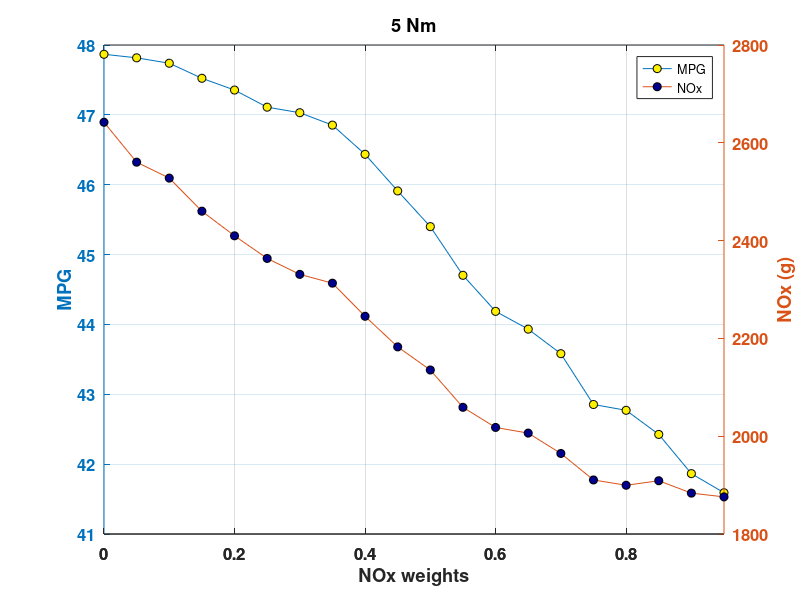
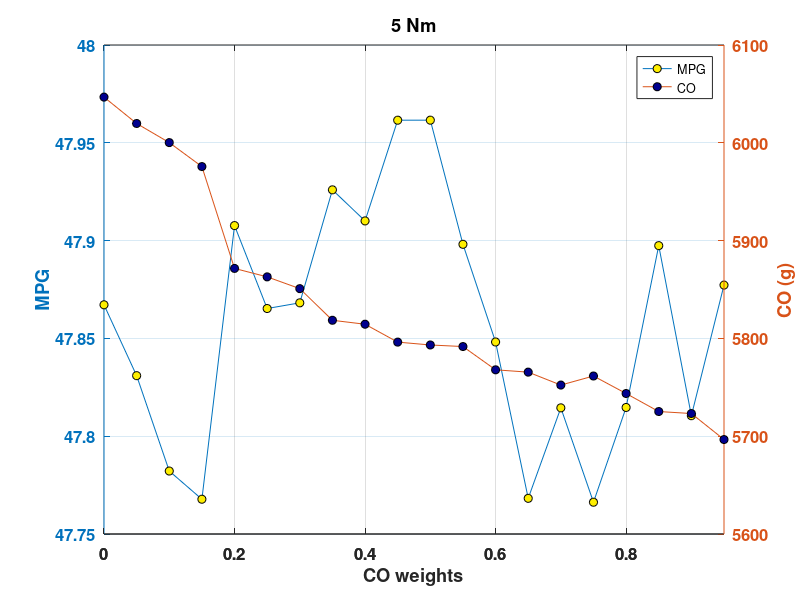
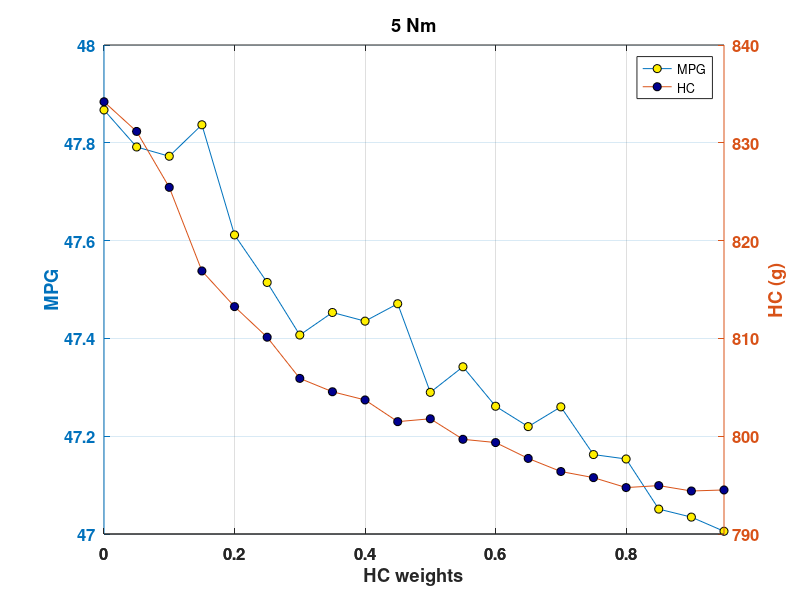
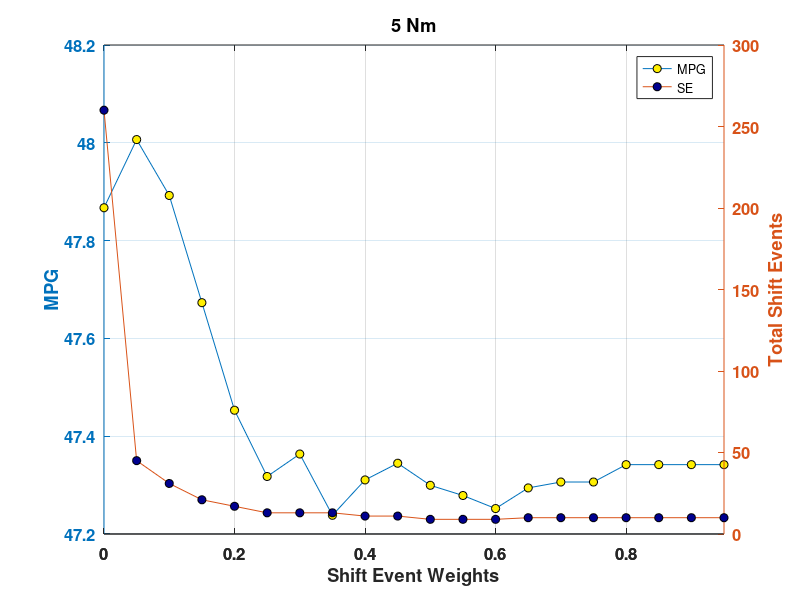

Write the MATLAB code that produced these figures, in order.
clear;
clf;
close all;
C = jet;
h = 14;
r=6;
t = 10;
q = 40;  % For colors
n = 4;
h = 9;
y = 12;
x = 1.25;

start = 3;
stop = 10;
for i = [start];
    if i == 1
        load SOC_grid_005_trq_20_NM_HWFET;
        c = '20 Nm';
    elseif i == 2
        load SOC_grid_005_trq_10_NM_HWFET;
        c = '10  Nm';
    elseif i == 3
        load SOC_grid_005_trq_5_NM_HWFET;
        c = '5 Nm';
    elseif i == 4
        load SOC_grid_005_trq_1_Nm_HWFET;
        c = '1 Nm';
    elseif i == 5
        load SOC_grid_005_trq_0_5_Nm_HWFET;
        c = '0.5 Nm';
    elseif i == 6
        load SOC_grid_005_interp;
        c = '0.005 lin. interp';
    elseif i == 7
        load SOC_grid_001_interp;
        c = '0.001 lin. interp.';
    elseif i == 8
        load SOC_grid_0005_interp;
        c = '0.0005 lin. interp.';
    elseif i == 9
        load SOC_grid_005_interp_cubic;
        c = '0.005 cubic interp.';
    elseif i == 10
        load SOC_grid_0005_interp_cubic;
        c = '0.0005 cubic. interp.';
    elseif i == 11
        load SOC_grid_005_interp_full_cyc;
        c = '0.005 line. interp FULL';
    elseif i == 12
        load SOC_grid_005_interp_full_cyc_smooth;
        c = '0.005 line. interp FULL Smoothed Data';
    else
        load SOC_grid_001_interp_full_cyc_smooth;
        c = '0.001 line. interp FULL Smoothed Data';
    end
    
    if i == start
        leg = {c};
        a = 1;
    else
        leg = {leg{1:a}, c};
        a = a+1;
    end
    
    figure(1)
    [AX,L1,L2] = plotyy(result.a1(1,:),result.mpg(1,:),result.a1(1,:),result.NOx(1,:));
    set(L1,'marker','o',...
        'LineWidth',0.5,...
        'MarkerEdgeColor','k',...
        'MarkerFaceColor',C(a+q,:),...
        'MarkerSize',r);
    set(L2,'marker','o',...
        'LineWidth',0.5,...
        'MarkerEdgeColor','k',...
        'MarkerFaceColor',C(a,:),...
        'MarkerSize',r);
    set(AX, 'fontsize', y,'fontweight','bold');
    ylabel({'MPG'}, 'parent', AX(1));
    ylabel('NOx (g)', 'parent', AX(2));grid
    xlabel('NOx weights')
    title(c);
    H = legend('MPG', 'NOx'); set(H,'fontsize', h)
    
    figure(2)
    [AX,L1,L2] = plotyy(result.a2(2,:),result.mpg(2,:),result.a2(2,:),result.CO(2,:));
    set(L1,'marker','o',...
        'LineWidth',0.5,...
        'MarkerEdgeColor','k',...
        'MarkerFaceColor',C(a+q,:),...
        'MarkerSize',r);
    set(L2,'marker','o',...
        'LineWidth',0.5,...
        'MarkerEdgeColor','k',...
        'MarkerFaceColor',C(a,:),...
        'MarkerSize',r);
    set(AX, 'fontsize', y,'fontweight','bold');
    ylabel({'MPG'}, 'parent', AX(1));
    ylabel('CO (g)', 'parent', AX(2));grid
    xlabel('CO weights')
    title(c);
    H = legend('MPG', 'CO'); set(H,'fontsize', h)
    
    figure(3)
    [AX,L1,L2] = plotyy(result.a3(3,:),result.mpg(3,:),result.a3(3,:),result.HC(3,:));
    set(L1,'marker','o',...
        'LineWidth',0.5,...
        'MarkerEdgeColor','k',...
        'MarkerFaceColor',C(a+q,:),...
        'MarkerSize',r);
    set(L2,'marker','o',...
        'LineWidth',0.5,...
        'MarkerEdgeColor','k',...
        'MarkerFaceColor',C(a,:),...
        'MarkerSize',r);
    set(AX, 'fontsize', y,'fontweight','bold');
    ylabel({'MPG'}, 'parent', AX(1));
    ylabel('HC (g)', 'parent', AX(2));grid
    xlabel('HC weights')
    title(c);
    H = legend('MPG', 'HC'); set(H,'fontsize', h)
    
    figure(4)
    [AX,L1,L2] = plotyy(result.shift(4,:),result.mpg(4,:),result.shift(4,:),result.SE(4,:));
    set(L1,'marker','o',...
        'LineWidth',0.5,...
        'MarkerEdgeColor','k',...
        'MarkerFaceColor',C(a+q,:),...
        'MarkerSize',r);
    set(L2,'marker','o',...
        'LineWidth',0.5,...
        'MarkerEdgeColor','k',...
        'MarkerFaceColor',C(a,:),...
        'MarkerSize',r);
    set(AX, 'fontsize', y,'fontweight','bold');
    ylabel({'MPG'}, 'parent', AX(1));
    ylabel('Total Shift Events', 'parent', AX(2));grid
    xlabel('Shift Event Weights')
    title(c);
    H = legend('MPG', 'SE'); set(H,'fontsize', h)

  figure(5)
    [AX,L1,L2] = plotyy(result.eng(5,:),result.mpg(5,:),result.eng(5,:),result.EE(5,:));
    set(L1,'marker','o',...
        'LineWidth',0.5,...
        'MarkerEdgeColor','k',...
        'MarkerFaceColor',C(a+q,:),...
        'MarkerSize',r);
    set(L2,'marker','o',...
        'LineWidth',0.5,...
        'MarkerEdgeColor','k',...
        'MarkerFaceColor',C(a,:),...
        'MarkerSize',r);
    set(AX, 'fontsize', y,'fontweight','bold');
    ylabel({'MPG'}, 'parent', AX(1));
    ylabel('Total Engine Events', 'parent', AX(2));grid
    xlabel('Engine Event Weights')
    title(c);
    H = legend('MPG', 'EE'); set(H,'fontsize', h)
end
hold off
set(findall(gcf,'type','text'),'FontSize',15,'fontWeight','bold')

